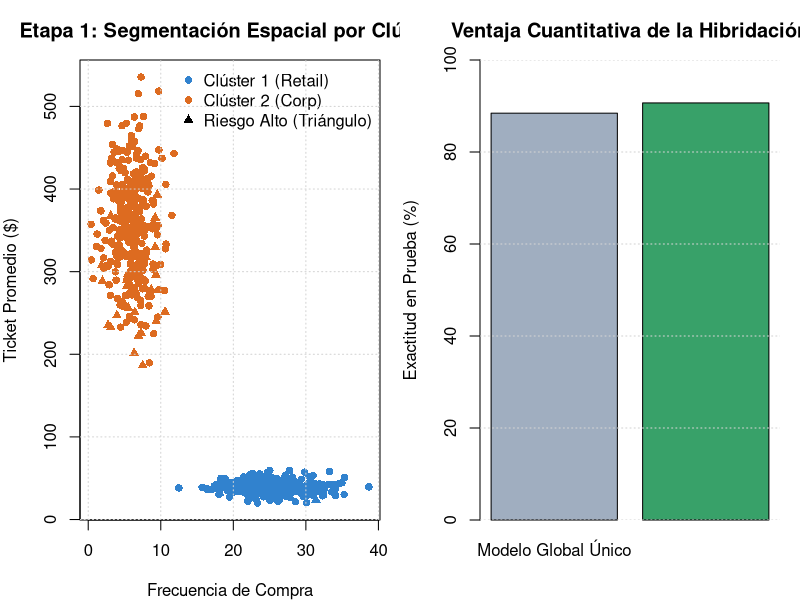

Source code (R):
# ==============================================================================
# TEMA 05: MODELOS HÍBRIDOS
# SCRIPT: 05_modelos_hibridos_run.R
# OBJETIVO: Implementación de una arquitectura predictiva híbrida bi-etapa:
#           Etapa 1: Aprendizaje No Supervisado (Clustering K-Means para
#                    segmentar el espacio en sub-regímenes homogéneos).
#           Etapa 2: Aprendizaje Supervisado Especializado (Modelos locales por clúster).
#           Inferencia: Enrutamiento por distancia a centroides + Clasificación local.
#           Demostración cuantitativa de la ventaja del modelo híbrido vs modelo global.
# ==============================================================================

set.seed(555)
library(rpart)

cat(">>> [TEMA 05: MODELOS HÍBRIDOS] Iniciando experimento de arquitectura híbrida...\n\n")

# 1. GENERACIÓN DE DATOS CON POBLACIONES HETEROGÉNEAS (2 REGÍMENES DE COMPORTAMIENTO)
n_grupo <- 450

# Régimen A: Clientes tipo "Retail Masivo" (Alta frecuencia, bajo ticket promedio)
frecuencia_A <- rnorm(n_grupo, mean = 25, sd = 4)
ticket_A     <- rnorm(n_grupo, mean = 40, sd = 8)
# En Régimen A, el riesgo depende fuertemente de caídas drásticas en frecuencia
riesgo_A     <- rbinom(n_grupo, size = 1, prob = 1 / (1 + exp(-(-3.5 + 0.15 * (30 - frecuencia_A)))))

# Régimen B: Clientes tipo "Corporativo / Premium" (Baja frecuencia, alto ticket promedio)
frecuencia_B <- rnorm(n_grupo, mean = 6, sd = 2)
ticket_B     <- rnorm(n_grupo, mean = 350, sd = 60)
# En Régimen B, el riesgo depende casi exclusivamente de fluctuaciones en el ticket
riesgo_B     <- rbinom(n_grupo, size = 1, prob = 1 / (1 + exp(-(-2.8 + 0.015 * (400 - ticket_B)))))

# Unión de la población heterogénea
datos_hibridos <- data.frame(
  Frecuencia = c(frecuencia_A, frecuencia_B),
  Ticket = c(ticket_A, ticket_B),
  Riesgo = factor(c(riesgo_A, riesgo_B), levels = c(0, 1), labels = c("Bajo", "Alto"))
)

cat("Población sintética generada: 900 casos con dos regímenes ocultos de comportamiento.\n")

# 2. PARTICIÓN DE ENTRENAMIENTO (75%) Y PRUEBA (25%)
idx_train <- sample(1:nrow(datos_hibridos), size = 0.75 * nrow(datos_hibridos))
train_data <- datos_hibridos[idx_train, ]
test_data  <- datos_hibridos[-idx_train, ]

# ------------------------------------------------------------------------------
# ENFOQUE 1: MODELO CONVENCIONAL GLOBAL ÚNICO (Línea Base)
# ------------------------------------------------------------------------------
cat("\n--- 1. Entrenando Modelo Convencional Global (Árbol rpart global) ---\n")
modelo_global <- rpart(Riesgo ~ Frecuencia + Ticket, data = train_data, method = "class")
pred_global <- predict(modelo_global, newdata = test_data, type = "class")
matriz_global <- table(Real = test_data$Riesgo, Pred = pred_global)
acc_global <- sum(diag(matriz_global)) / sum(matriz_global)
cat("Exactitud (Accuracy) Modelo Global Único:", round(acc_global * 100, 2), "%\n")

# ------------------------------------------------------------------------------
# ENFOQUE 2: ARQUITECTURA HÍBRIDA (CLUSTERING + CLASIFICADORES LOCALES)
# ------------------------------------------------------------------------------
cat("\n--- 2. Implementando Arquitectura Híbrida Bi-Etapa ---\n")
cat("Etapa 2.1: Clustering No Supervisado K-Means (k = 2) en entrenamiento...\n")

# Estandarización para el clustering
media_scale <- colMeans(train_data[, c("Frecuencia", "Ticket")])
sd_scale    <- apply(train_data[, c("Frecuencia", "Ticket")], 2, sd)

train_esc <- scale(train_data[, c("Frecuencia", "Ticket")], center = media_scale, scale = sd_scale)
km_hibrido <- kmeans(train_esc, centers = 2, nstart = 25)

train_data$Cluster_Asignado <- km_hibrido$cluster
cat("Distribución de observaciones por clúster:", table(train_data$Cluster_Asignado), "\n")

cat("Etapa 2.2: Entrenamiento de Modelos Especializados por cada Clúster...\n")
# Modelo Local 1 (Especializado en Cluster 1)
datos_c1 <- train_data[train_data$Cluster_Asignado == 1, ]
mod_local_1 <- glm(Riesgo ~ Frecuencia + Ticket, data = datos_c1, family = binomial)

# Modelo Local 2 (Especializado en Cluster 2)
datos_c2 <- train_data[train_data$Cluster_Asignado == 2, ]
mod_local_2 <- glm(Riesgo ~ Frecuencia + Ticket, data = datos_c2, family = binomial)

# ------------------------------------------------------------------------------
# INFERENCIA DEL MODELO HÍBRIDO EN EL CONJUNTO DE PRUEBA
# ------------------------------------------------------------------------------
cat("\nEtapa 2.3: Inferencia Híbrida en Conjunto de Prueba...\n")
# 1) Asignar cada caso de prueba al centroide de clúster más cercano
test_esc <- scale(test_data[, c("Frecuencia", "Ticket")], center = media_scale, scale = sd_scale)
dist_c1 <- rowSums((test_esc - matrix(km_hibrido$centers[1, ], nrow = nrow(test_esc), ncol = 2, byrow = TRUE))^2)
dist_c2 <- rowSums((test_esc - matrix(km_hibrido$centers[2, ], nrow = nrow(test_esc), ncol = 2, byrow = TRUE))^2)
test_cluster <- ifelse(dist_c1 <= dist_c2, 1, 2)

# 2) Aplicar el modelo especializado respectivo
pred_prob_hibrido <- numeric(nrow(test_data))
for (i in 1:nrow(test_data)) {
  sub_caso <- test_data[i, c("Frecuencia", "Ticket")]
  if (test_cluster[i] == 1) {
    pred_prob_hibrido[i] <- predict(mod_local_1, newdata = sub_caso, type = "response")
  } else {
    pred_prob_hibrido[i] <- predict(mod_local_2, newdata = sub_caso, type = "response")
  }
}

pred_hibrido <- factor(ifelse(pred_prob_hibrido >= 0.5, "Alto", "Bajo"), levels = c("Bajo", "Alto"))
matriz_hibrido <- table(Real = test_data$Riesgo, Pred = pred_hibrido)
acc_hibrido <- sum(diag(matriz_hibrido)) / sum(matriz_hibrido)

cat("Exactitud (Accuracy) Modelo Híbrido Bi-Etapa:", round(acc_hibrido * 100, 2), "%\n")
cat("Diferencia de Rendimiento:", round((acc_hibrido - acc_global) * 100, 2), "puntos porcentuales a favor del modelo híbrido.\n")

# ------------------------------------------------------------------------------
# GENERACIÓN DE GRÁFICAS COMPARATIVAS
# ------------------------------------------------------------------------------
dir_res <- "c:/xampp/htdocs/api vehiculos tutoria/proyecto/05_modelos_hibridos/resultados"
dir_latex <- "c:/xampp/htdocs/api vehiculos tutoria/proyecto/latex/figuras"

if (!dir.exists(dir_res)) dir.create(dir_res, recursive = TRUE)
if (!dir.exists(dir_latex)) dir.create(dir_latex, recursive = TRUE)

png_path1 <- file.path(dir_res, "grafico_05_modelos_hibridos.png")
png_path2 <- file.path(dir_latex, "grafico_05_modelos_hibridos.png")

png(png_path1, width = 1000, height = 500, res = 120)
par(mfrow = c(1, 2), mar = c(4, 4, 3, 1))

# Panel A: Segmentación en el espacio de características
col_clust <- ifelse(train_data$Cluster_Asignado == 1, "#3182ce", "#dd6b20")
plot(train_data$Frecuencia, train_data$Ticket,
     col = col_clust, pch = ifelse(train_data$Riesgo == "Alto", 17, 16),
     xlab = "Frecuencia de Compra", ylab = "Ticket Promedio ($)",
     main = "Etapa 1: Segmentación Espacial por Clúster")
legend("topright", legend = c("Clúster 1 (Retail)", "Clúster 2 (Corp)", "Riesgo Alto (Triángulo)"),
       col = c("#3182ce", "#dd6b20", "black"), pch = c(16, 16, 17), bty = "n")
grid()

# Panel B: Comparativa de Rendimiento
barplot(c(acc_global * 100, acc_hibrido * 100),
        names.arg = c("Modelo Global Único", "Modelo Híbrido Bi-Etapa"),
        col = c("#a0aec0", "#38a169"), ylim = c(0, 100),
        ylab = "Exactitud en Prueba (%)",
        main = "Ventaja Cuantitativa de la Hibridación")
grid(nx = NA, ny = NULL)
dev.off()

file.copy(png_path1, png_path2, overwrite = TRUE)

metricas_txt <- file.path(dir_res, "metricas_05.txt")
writeLines(c(
  "=== MÉTRICAS DE RESULTADO - TEMA 05: MODELOS HÍBRIDOS ===",
  paste("Exactitud Modelo Convencional Global:", paste0(round(acc_global * 100, 2), "%")),
  paste("Exactitud Modelo Híbrido Bi-Etapa:", paste0(round(acc_hibrido * 100, 2), "%")),
  paste("Mejora Absoluta de Rendimiento:", paste0(round((acc_hibrido - acc_global) * 100, 2), "%")),
  "\nJUSTIFICACIÓN Y VENTAJA DEL ENFOQUE HÍBRIDO:",
  "1. ¿Por qué es híbrido?: Combina dos paradigmas ontológicos distintos: aprendizaje no supervisado (K-Means) para descomponer la complejidad de la distribución, y aprendizaje supervisado paramétrico (Regresión Logística) para la toma de decisiones local.",
  "2. Ventaja teórica: Rompe la maldición de la heterogeneidad de datos. Un modelo global único se ve obligado a promediar dinámicas divergentes, mientras que el modelo híbrido entrena estimadores locales óptimos para cada sub-régimen."
), metricas_txt)

file.copy("c:/xampp/htdocs/api vehiculos tutoria/proyecto/src/ejemplos_r/05_modelos_hibridos_run.R",
          "c:/xampp/htdocs/api vehiculos tutoria/proyecto/05_modelos_hibridos/ejemplos_R/05_modelos_hibridos.R",
          overwrite = TRUE)

cat("\n>>> [TEMA 05: MODELOS HÍBRIDOS] Ejecución exitosa. Gráfica guardada en:", png_path1, "\n")
